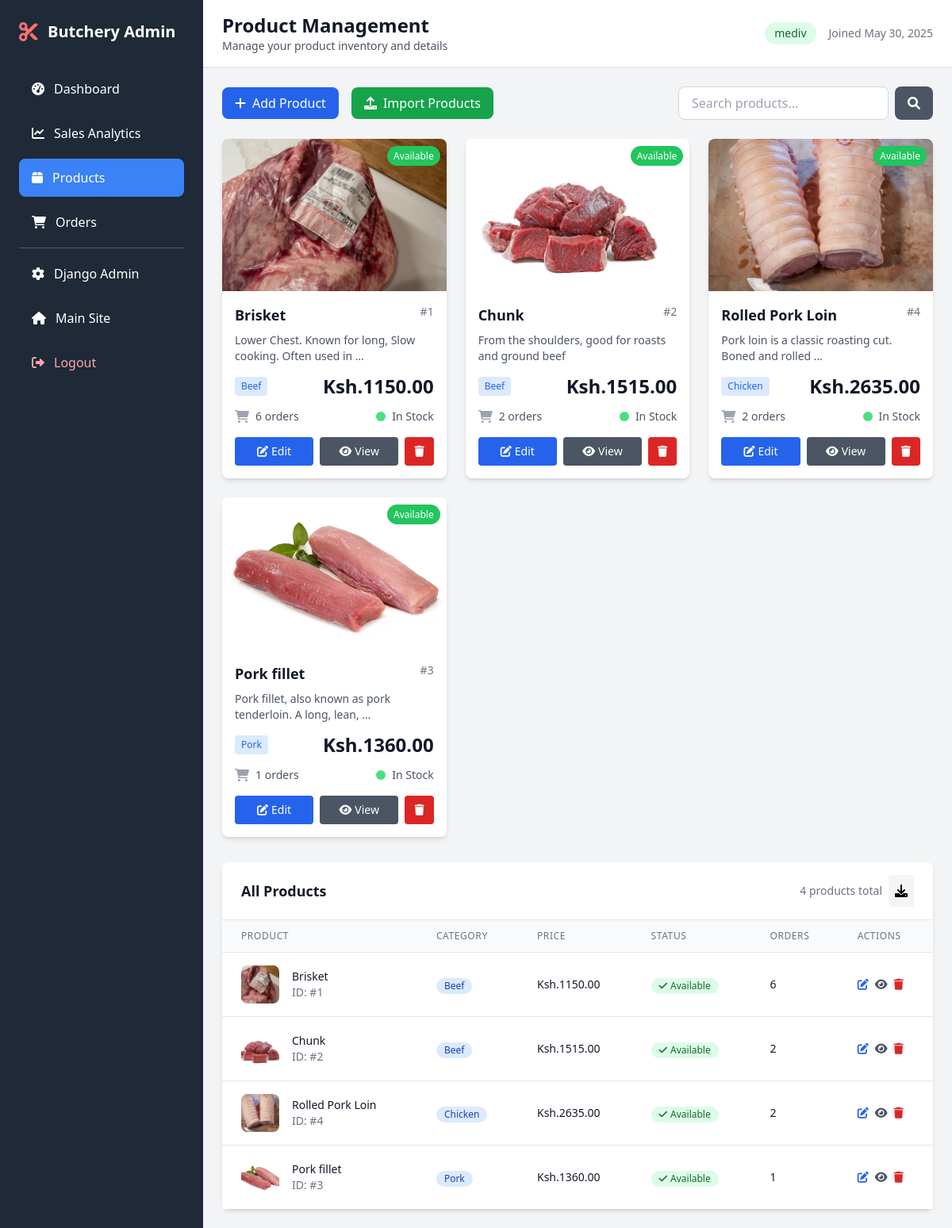
Page /dashboard/products/ (signed in) on the committed database.
### shop/models.py (models this page shows, shortened)
class Product(models.Model):
	category = models.ForeignKey(Category, on_delete=models.CASCADE)
	name = models.CharField(max_length=200)
	description = models.TextField()
	price = models.DecimalField(max_digits=8, decimal_places=2)
	available = models.BooleanField(default=True)
	image = models.ImageField(upload_to='product_images/', blank=True, null=True)

class  Category(models.Model):
	name = models.CharField(max_length = 100)

### dashboard/views.py (the view, shortened to what this page needs)
# urls.py: path('products/', views.product_management, name='product_management'),
@staff_member_required
def product_management(request):
    products = Product.objects.select_related('category').annotate(
        order_count=Count('order')
    ).order_by('-order_count')
    export_form = ProductExportForm(request.GET or None)
    search_form = ProductSearchForm(request.GET or None)
    products = search_products(products, search_form)
    paginator = Paginator(products, 10)  # Show 10 products per page
    page_number = request.GET.get('page')
    products_page = paginator.get_page(page_number)
    context = {
        'products': products_page,
        'export_form': export_form,
        'search_form': search_form,
        'export_requirements': get_export_requirements(),
    }
    return render(request, 'dashboard/product_management.html', context)

### dashboard/templates/dashboard/product_management.html (shortened to what this page needs)
{% extends 'dashboard/base.html' %}
{% block page_title %}Product Management{% endblock %}
{% block page_description %}Manage your product inventory and details{% endblock %}
{% block content %}
<div class="flex justify-between items-center mb-6">
    <div class="flex space-x-4">
        <button class="bg-blue-600 hover:bg-blue-700 text-white px-4 py-2 rounded-lg transition-colors">
            <i class="fas fa-plus mr-2"></i>Add Product
        </button>
        <button class="bg-green-600 hover:bg-green-700 text-white px-4 py-2 rounded-lg transition-colors">
            <i class="fas fa-upload mr-2"></i>Import Products
        </button>
    </div>
    <div class="flex space-x-2">
        <input type="text" placeholder="Search products..." class="px-4 py-2 border border-gray-300 rounded-lg focus:outline-none focus:ring-2 focus:ring-blue-500">
        <button class="bg-gray-600 hover:bg-gray-700 text-white px-4 py-2 rounded-lg transition-colors">
            <i class="fas fa-search"></i>
        </button>
    </div>
</div>
<div class="grid grid-cols-1 md:grid-cols-2 lg:grid-cols-3 xl:grid-cols-4 gap-6 mb-8">
    {% for product in products %}
    <div class="bg-white rounded-lg shadow-md overflow-hidden hover:shadow-lg transition-shadow">
        <div class="relative">
            {% if product.image %}
                <img src="{{ product.image.url }}" alt="{{ product.name }}" class="w-full h-48 object-cover">
            {% else %}
                <div class="w-full h-48 bg-gray-200 flex items-center justify-center">
                    <i class="fas fa-image text-gray-400 text-4xl"></i>
                </div>
            {% endif %}
            <div class="absolute top-2 right-2">
                {% if product.available %}
                    <span class="bg-green-500 text-white px-2 py-1 rounded-full text-xs font-medium">
                        Available
                    </span>
                {% else %}
                    <span class="bg-red-500 text-white px-2 py-1 rounded-full text-xs font-medium">
                        Out of Stock
                    </span>
                {% endif %}
            </div>
        </div>
        <div class="p-4">
            <div class="flex items-start justify-between mb-2">
                <h3 class="font-semibold text-gray-900 text-lg truncate">{{ product.name }}</h3>
                <span class="text-sm text-gray-500 ml-2">#{{ product.id }}</span>
            </div>
            <p class="text-gray-600 text-sm mb-3 line-clamp-2">{{ product.description|truncatewords:10 }}</p>
            <div class="flex items-center justify-between mb-3">
                <span class="text-blue-600 bg-blue-100 px-2 py-1 rounded text-xs font-medium">
                    {{ product.category.name }}
                </span>
                <span class="text-2xl font-bold text-gray-900">Ksh.{{ product.price }}</span>
            </div>
            <div class="flex items-center justify-between mb-4">
                <div class="flex items-center space-x-2">
                    <i class="fas fa-shopping-cart text-gray-400"></i>
                    <span class="text-sm text-gray-600">{{ product.order_count }} orders</span>
                </div>
                <div class="flex items-center space-x-2">
                    <div class="w-3 h-3 rounded-full {% if product.available %}bg-green-400{% else %}bg-red-400{% endif %}"></div>
                    <span class="text-sm text-gray-600">{% if product.available %}In Stock{% else %}Out of Stock{% endif %}</span>
                </div>
            </div>
            <div class="flex space-x-2">
                <button class="flex-1 bg-blue-600 hover:bg-blue-700 text-white py-2 px-3 rounded text-sm transition-colors">
                    <i class="fas fa-edit mr-1"></i>Edit
                </button>
                <button class="flex-1 bg-gray-600 hover:bg-gray-700 text-white py-2 px-3 rounded text-sm transition-colors">
                    <i class="fas fa-eye mr-1"></i>View
                </button>
                <button class="bg-red-600 hover:bg-red-700 text-white py-2 px-3 rounded text-sm transition-colors">
                    <i class="fas fa-trash"></i>
                </button>
            </div>
        </div>
    </div>
    {% endfor %}
</div>
<div class="bg-white rounded-lg shadow-md">
    <div class="px-6 py-4 border-b border-gray-200 flex justify-between items-center">
        <h3 class="text-lg font-semibold text-gray-900">All Products</h3>
        <div class="flex items-center space-x-2">
            <span class="text-sm text-gray-500">{{ products|length }} products total</span>
            <button class="bg-gray-100 hover:bg-gray-200 p-2 rounded transition-colors" title="Export">
                <i class="fas fa-download"></i>
            </button>
        </div>
    </div>
    <div class="overflow-x-auto">
        <table class="min-w-full divide-y divide-gray-200">
            <thead class="bg-gray-50">
                <tr>
                    <th class="px-6 py-3 text-left text-xs font-medium text-gray-500 uppercase tracking-wider">Product</th>
                    <th class="px-6 py-3 text-left text-xs font-medium text-gray-500 uppercase tracking-wider">Category</th>
                    <th class="px-6 py-3 text-left text-xs font-medium text-gray-500 uppercase tracking-wider">Price</th>
                    <th class="px-6 py-3 text-left text-xs font-medium text-gray-500 uppercase tracking-wider">Status</th>
                    <th class="px-6 py-3 text-left text-xs font-medium text-gray-500 uppercase tracking-wider">Orders</th>
                    <th class="px-6 py-3 text-left text-xs font-medium text-gray-500 uppercase tracking-wider">Actions</th>
                </tr>
            </thead>
            <tbody class="bg-white divide-y divide-gray-200">
                {% for product in products %}
                <tr class="hover:bg-gray-50">
                    <td class="px-6 py-4 whitespace-nowrap">
                        <div class="flex items-center">
                            <div class="flex-shrink-0 h-12 w-12">
                                {% if product.image %}
                                    <img class="h-12 w-12 rounded-lg object-cover" src="{{ product.image.url }}" alt="{{ product.name }}">
                                {% else %}
                                    <div class="h-12 w-12 rounded-lg bg-gray-200 flex items-center justify-center">
                                        <i class="fas fa-image text-gray-400"></i>
                                    </div>
                                {% endif %}
                            </div>
                            <div class="ml-4">
                                <div class="text-sm font-medium text-gray-900">{{ product.name }}</div>
                                <div class="text-sm text-gray-500">ID: #{{ product.id }}</div>
                            </div>
                        </div>
                    </td>
                    <td class="px-6 py-4 whitespace-nowrap">
                        <span class="inline-flex items-center px-2.5 py-0.5 rounded-full text-xs font-medium bg-blue-100 text-blue-800">
                            {{ product.category.name }}
                        </span>
                    </td>
                    <td class="px-6 py-4 whitespace-nowrap text-sm font-medium text-gray-900">
                        Ksh.{{ product.price }}
                    </td>
                    <td class="px-6 py-4 whitespace-nowrap">
                        {% if product.available %}
                            <span class="inline-flex items-center px-2.5 py-0.5 rounded-full text-xs font-medium bg-green-100 text-green-800">
                                <i class="fas fa-check mr-1"></i> Available
                            </span>
                        {% else %}
                            <span class="inline-flex items-center px-2.5 py-0.5 rounded-full text-xs font-medium bg-red-100 text-red-800">
                                <i class="fas fa-times mr-1"></i> Out of Stock
                            </span>
                        {% endif %}
                    </td>
                    <td class="px-6 py-4 whitespace-nowrap text-sm text-gray-900">
                        {{ product.order_count }}
                    </td>
                    <td class="px-6 py-4 whitespace-nowrap text-sm font-medium">
                        <div class="flex space-x-2">
                            <button class="text-blue-600 hover:text-blue-900 transition-colors">
                                <i class="fas fa-edit"></i>
                            </button>
                            <button class="text-gray-600 hover:text-gray-900 transition-colors">
                                <i class="fas fa-eye"></i>
                            </button>
                            <button class="text-red-600 hover:text-red-900 transition-colors">
                                <i class="fas fa-trash"></i>
                            </button>
                        </div>
                    </td>
                </tr>
                {% empty %}
                <tr>
                    <td colspan="6" class="px-6 py-4 text-center text-gray-500">No products found</td>
                </tr>
                {% endfor %}
            </tbody>
        </table>
    </div>
</div>
{% endblock %}

### dashboard/templates/dashboard/base.html (shortened to what this page needs)
<!DOCTYPE html>
<html lang="en">
<head>
    <script src="https://cdn.tailwindcss.com"></script>
    <link href="https://cdnjs.cloudflare.com/ajax/libs/font-awesome/6.0.0/css/all.min.css" rel="stylesheet">
</head>
<body class="bg-gray-100 font-sans">
    <div class="flex h-screen">
        <div class="w-64 bg-primary text-white flex-shrink-0">
            <div class="p-6">
                <div class="flex items-center space-x-3 mb-8">
                    <i class="fas fa-cut text-2xl text-red-400"></i>
                    <h1 class="text-xl font-bold">Butchery Admin</h1>
                </div>
                <nav class="space-y-2">
                    <a href="{% url 'dashboard:home' %}"
                       class="flex items-center space-x-3 px-4 py-3 rounded-lg hover:bg-secondary transition-colors {% if request.resolver_match.url_name == 'home' %}bg-accent{% endif %}">
                        <i class="fas fa-tachometer-alt"></i>
                        <span>Dashboard</span>
                    </a>
                    <a href="{% url 'dashboard:sales_analytics' %}"
                       class="flex items-center space-x-3 px-4 py-3 rounded-lg hover:bg-secondary transition-colors {% if request.resolver_match.url_name == 'sales_analytics' %}bg-accent{% endif %}">
                        <i class="fas fa-chart-line"></i>
                        <span>Sales Analytics</span>
                    </a>
                    <a href="{% url 'dashboard:product_management' %}"
                       class="flex items-center space-x-3 px-4 py-3 rounded-lg hover:bg-secondary transition-colors {% if request.resolver_match.url_name == 'product_management' %}bg-accent{% endif %}">
                        <i class="fas fa-box"></i>
                        <span>Products</span>
                    </a>
                    <a href="{% url 'dashboard:order_management' %}"
                       class="flex items-center space-x-3 px-4 py-3 rounded-lg hover:bg-secondary transition-colors {% if request.resolver_match.url_name == 'order_management' %}bg-accent{% endif %}">
                        <i class="fas fa-shopping-cart"></i>
                        <span>Orders</span>
                    </a>
                    <hr class="border-gray-600 my-4">
                    <a href="/admin/"
                       class="flex items-center space-x-3 px-4 py-3 rounded-lg hover:bg-secondary transition-colors">
                        <i class="fas fa-cog"></i>
                        <span>Django Admin</span>
                    </a>
                    <a href="/"
                       class="flex items-center space-x-3 px-4 py-3 rounded-lg hover:bg-secondary transition-colors">
                        <i class="fas fa-home"></i>
                        <span>Main Site</span>
                    </a>
                    <a href="{% url 'logout' %}"
                       class="flex items-center space-x-3 px-4 py-3 rounded-lg hover:bg-red-600 transition-colors text-red-300">
                        <i class="fas fa-sign-out-alt"></i>
                        <span>Logout</span>
                    </a>
                </nav>
            </div>
        </div>
        <div class="flex-1 flex flex-col overflow-hidden">
            <header class="bg-white shadow-sm border-b border-gray-200 px-6 py-4">
                <div class="flex items-center justify-between">
                    <div>
                        <h2 class="text-2xl font-bold text-gray-900">{% block page_title %}Dashboard{% endblock %}</h2>
                        <p class="text-gray-600 text-sm">{% block page_description %}Welcome to your admin dashboard{% endblock %}</p>
                    </div>
                    <div class="flex items-center space-x-4">
                        <span class="bg-green-100 text-green-800 px-3 py-1 rounded-full text-sm font-medium">
                            {{ user.username }}
                        </span>
                        <span class="text-gray-500 text-sm">
                            Joined {{ request.user.date_joined|date:"M d, Y" }}
                        </span>
                    </div>
                </div>
            </header>
            <main class="flex-1 overflow-y-auto p-6">
                {% block content %}
                {% endblock %}
            </main>
        </div>
    </div>
</body>
</html>

### rows in the picture
Product: image (picture), available "Available", name "Brisket", id "1", description "Lower Chest. Known for long, Slow cooking. Often used in …", category.name "Beef", price "1150.00", order_count "6"
Product: image (picture), available "Available", name "Chunk", id "2", description "From the shoulders, good for roasts and ground beef", category.name "Beef", price "1515.00", order_count "2"
Product: image (picture), available "Available", name "Rolled Pork Loin", id "4", description "Pork loin is a classic roasting cut. Boned and rolled …", category.name "Chicken", price "2635.00", order_count "2"
Product: image (picture), available "Available", name "Pork fillet", id "3", description "Pork fillet, also known as pork tenderloin. A long, lean, …", category.name "Pork", price "1360.00", order_count "1"

### other values in the picture
{{ user.username }} "mediv"
{{ request.user.date_joined|date:"M d, Y" }} "May 30, 2025"
{{ products|length }} "4"
